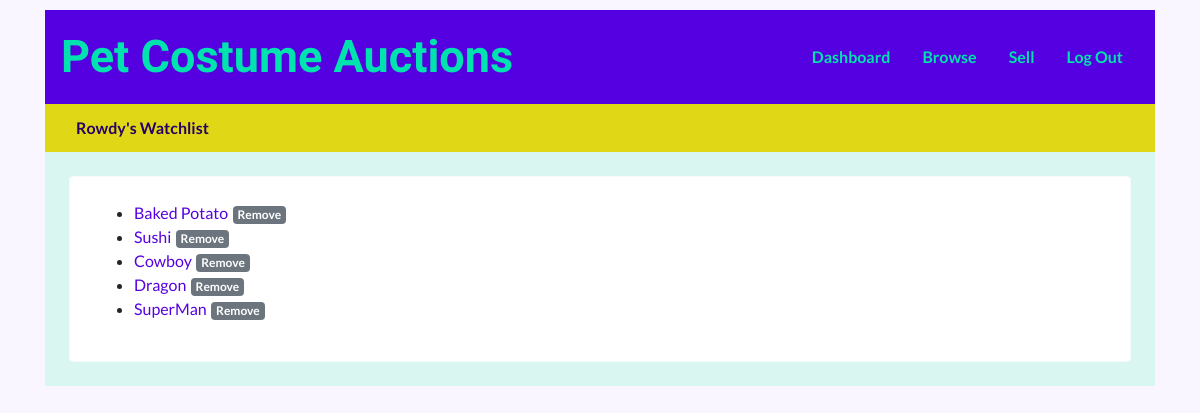
Page /watchlist (signed in) on the earlier database version.
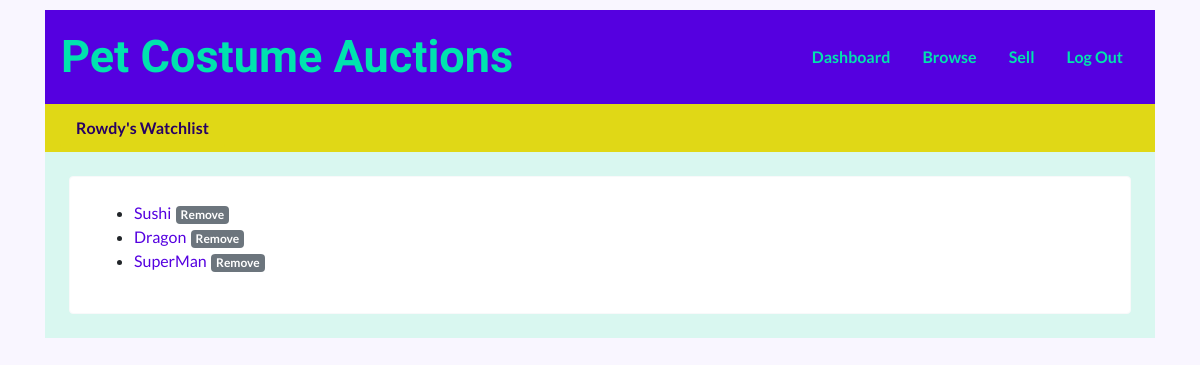
Same page on the later database version.
### auctions/models.py (models this page shows)
class User(AbstractUser):
    pass

class WatchedListing(models.Model):
    item = models.ForeignKey(Listing, related_name="watched", on_delete=models.CASCADE, null=True)
    watcher = models.ManyToManyField(User, related_name="watching")
    def __str__(self):
        return f"{self.item}"

class Listing(models.Model):
    title = models.CharField(max_length=50)
    description = models.TextField(max_length=250)
    imageURL = models.URLField(max_length=250, blank=True, null=True)
    listing_created = models.DateField(auto_now_add=True)
    last_modified = models.DateTimeField(auto_now=True, blank=True, null=True)
    creator = models.ForeignKey(User, on_delete=models.CASCADE, related_name="listings_by_creator")
    winner = models.ForeignKey(User, on_delete=models.CASCADE, blank=True, null=True, related_name="winnings")
    STATUS = Choices('Active', 'Closed')
    status = StatusField()
    current_price = models.DecimalField(max_digits=10, blank=True, null=True, decimal_places=2)
    reserve = models.DecimalField(max_digits=10, decimal_places=2, default=0.01, validators = [MinValueValidator(Decimal('0.01'))])
    categories = models.ManyToManyField(Category, related_name="items_by_category")
    pet_type = models.ForeignKey(Pet, on_delete=models.CASCADE, related_name="items_by_pet")
    def __str__(self):
        return f"{self.title}"
    class Meta:
        ordering = ['-last_modified']

### auctions/views.py (the view)
# urls.py: path("watchlist", views.watchlist, name="watchlist"),
@login_required()
def watchlist(request):
    user = request.user
    listings = user.watching.all()
    return render(request, "auctions/watchlist.html", {
        "listings": listings
    })

### auctions/templates/auctions/watchlist.html (shortened to what this page needs)
{% extends "auctions/layout.html" %}
{% block body %}
<div class="container main-content">
    <div class="row pt-1 bg-yellow">
        <div class="col">
        <ul class="nav nav-pills mb-1 sub-nav" id="pills-tab" role="tablist">
            <li class="nav-item pill-section" role="presentation">
                <a class="nav-link disabled" id="pills-subnav" data-bs-toggle="pill" href="" role="tab" aria-controls="pills-subnav" aria-selected="false">{{ user | capfirst }}'s Watchlist</a>
            </li>
        </ul>
        </div>
    </div>
    <div class="row">
        <div class="col p-4 ">
            <div class="container rounded border border-light main-lt-bg">
                <div class="row">
                <div class="col p-4">
                    <ul>
                        {% for listing in listings %}
                        <li>
                            <a href="{% url 'listing' listing.item.id %}">{{ listing }}</a> <a href="{% url 'watchlist_edit' listing.item.id %}" class="badge badge-secondary">Remove</a>
                        </li>
                        {% endfor %}
                    </ul>
                </div>
                </div>
            </div>
        </div>
    </div>
</div>
{% endblock %}

### auctions/templates/auctions/layout.html (shortened to what this page needs)
{% load static %}
<!DOCTYPE html>
<html lang="en">
    <head>
        <link rel="stylesheet" href="https://stackpath.bootstrapcdn.com/bootstrap/4.4.1/css/bootstrap.min.css">
        <link href="{% static 'auctions/styles.css' %}" rel="stylesheet">
    </head>
    <body>
        <div class="container">
        <div class="row">
            <div class="col">
                <nav class="navbar sticky-top bg-violet">
                    <a class="navbar-brand" href="{% url 'index' %}"><span class="brand-txt">Pet Costume Auctions</span></a>
                    <ul class="nav nav-main justify-content-start">
                    {% if user.is_authenticated %}
                        <li class="nav-item">
                            <a class="nav-link" href="{% url 'index' %}">Dashboard</a>
                        </li>
                        {% else %}
                        <li class="nav-item">
                            <a class="nav-link" href="{% url 'index' %}">Home</a>
                        </li>
                        {% endif %}
                        <li class="nav-item dropdown">
                            <a class="nav-link" href="{% url 'browse' %}">Browse</a>
                        </li>
                        {% if user.is_authenticated %}
                        <li class="nav-item">
                            <a class="nav-link" href="{% url 'new' %}">Sell</a>
                        </li>
                        <li class="nav-item">
                            <a class="nav-link" href="{% url 'logout' %}">Log Out</a>
                        </li>
                        {% endif %}
                    </ul>
                </nav>
            </div>
        </div>
        <div class="row">
            <div class="col" style="height: 80vh;">
                {% block body %}
                {% endblock %}
            </div>
        </div>
        </div>
    </body>
</html>

### auctions/static/auctions/styles.css (style rules this page uses)
body { padding: 10px; background-color: #f9f6ff; }
.bg-violet { background-color: #5500E0; }
.bg-yellow { background-color: #E0D816; }
.nav-link { color: #00E3AE; font-weight: 700; font-size: medium; }
.brand-txt { font-family: "Gorditas", cursive; font-size: 45px; font-weight: 700; color: #00E3AE; }
p, a, h4, h5 { font-family: "Lato", sans-serif; }
a { color: #5500E0; }
.main-content { background-color: #d9f7f0; }
.main-lt-bg { background-color: white; }
.nav-pills .pill-section .nav-link:not(.active) { background-color: #E0D816; color: #270164; }
.nav-pills .pill-section .nav-link { background-color: #5500E0; color: #E0D816; }

Differences in the rows shown:
removed WatchedListing: item.title "Baked Potato"
removed WatchedListing: item.title "Cowboy"
